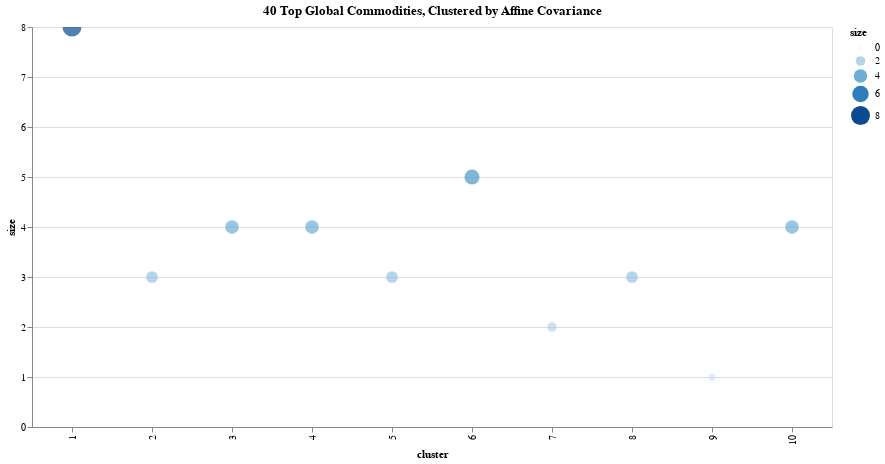

The cell this chart's notebook holds for it:
### Code cell
import altair as alt
def runCluster():
    c = alt.Chart(gdf).mark_circle(size=60).encode(
        x= alt.X('cluster:N'),
        y= alt.Y('size:Q'),
        color='size:Q',
        tooltip=['names'],
        size=alt.Size('size:Q')
    ).properties(
        width=800,
        height=400,
        title="40 Top Global Commodities, Clustered by Affine Covariance"
    ).interactive()
    #.configure_title("40 Top Global Commodities, Clustered by Affine Covariance")
        
    chart =c 
    return chart
runCluster()

### Figure 1 — Vega-Lite specification as saved in the notebook (floating-point values rounded to 4 significant figures)
{"config": {"view": {"continuousWidth": 400, "continuousHeight": 300}}, "data": {"name": "data-eaa2319de6c7968cdb69bc7b2fb18fda"}, "mark": {"type": "circle", "size": 60}, "encoding": {"color": {"type": "quantitative", "field": "size"}, "size": {"type": "quantitative", "field": "size"}, "tooltip": [{"type": "nominal", "field": "names"}], "x": {"type": "nominal", "field": "cluster"}, "y": {"type": "quantitative", "field": "size"}}, "height": 400, "selection": {"selector002": {"type": "interval", "bind": "scales", "encodings": ["x", "y"]}}, "title": "40 Top Global Commodities, Clustered by Affine Covariance", "width": 800, "$schema": "https://vega.github.io/schema/vega-lite/v4.8.1.json", "datasets": {"data-eaa2319de6c7968cdb69bc7b2fb18fda": [{"cluster": 1, "names": ["crude oil", "Cotton", "E-Mini S&P 500", "Gold", "Copper", "Nasdaq 100", "Mini Dow Jones Indus", "Five-Year US Treasury Note"], "size": 8, "symbols": ["clf", "ctf", "esf", "gcf", "hgf", "nqf", "ymf", "zff"]}, {"cluster": 2, "names": ["Feeder Cattle", "Coffee", "RBOB Gasoline"], "size": 3, "symbols": ["gff", "kcf", "rbf"]}, {"cluster": 3, "names": ["Lean Hogs", "Live Cattle", "U.S. Treasury Bond Futures", "Rough Rice"], "size": 4, "symbols": ["hef", "lef", "zbf", "zrf"]}, {"cluster": 4, "names": ["Brent Crude Oil", "Heating Oil", "Natural Gas", "Soybean Meal"], "size": 4, "symbols": ["bzf", "hof", "ngf", "zmf"]}, {"cluster": 5, "names": ["KC HRW Wheat", "Sugar #11", "Oat Futures"], "size": 3, "symbols": ["kef", "sbf", "zof"]}, {"cluster": 6, "names": ["Lumber", "Orange Juice", "Micro Silver", "Soybean Oil Futures", "10-Year T-Note"], "size": 5, "symbols": ["lbsf", "ojf", "silf", "zlf", "znf"]}, {"cluster": 7, "names": ["Cocoa", "Micro Gold"], "size": 2, "symbols": ["ccf", "mgcf"]}, {"cluster": 8, "names": ["Palladium", "E-mini Russell 2000", "Silver"], "size": 3, "symbols": ["paf", "rtyf", "sif"]}, {"cluster": 9, "names": ["Soybean"], "size": 1, "symbols": ["zsf"]}, {"cluster": 10, "names": ["Bitcoin", "Chicago Ethanol (Platts)", "Corn", "2-Year T-Note"], "size": 4, "symbols": ["btcf", "plf", "zcf", "ztf"]}]}}
